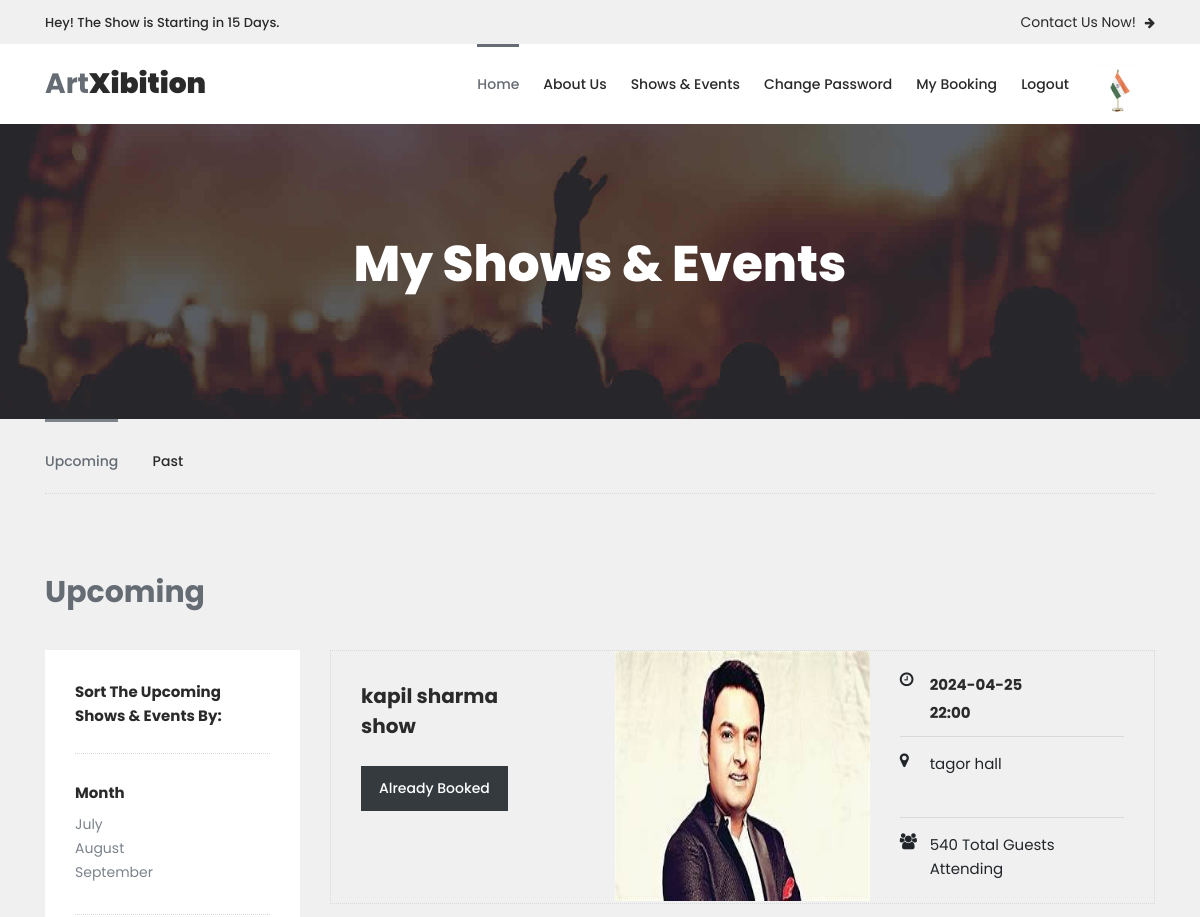
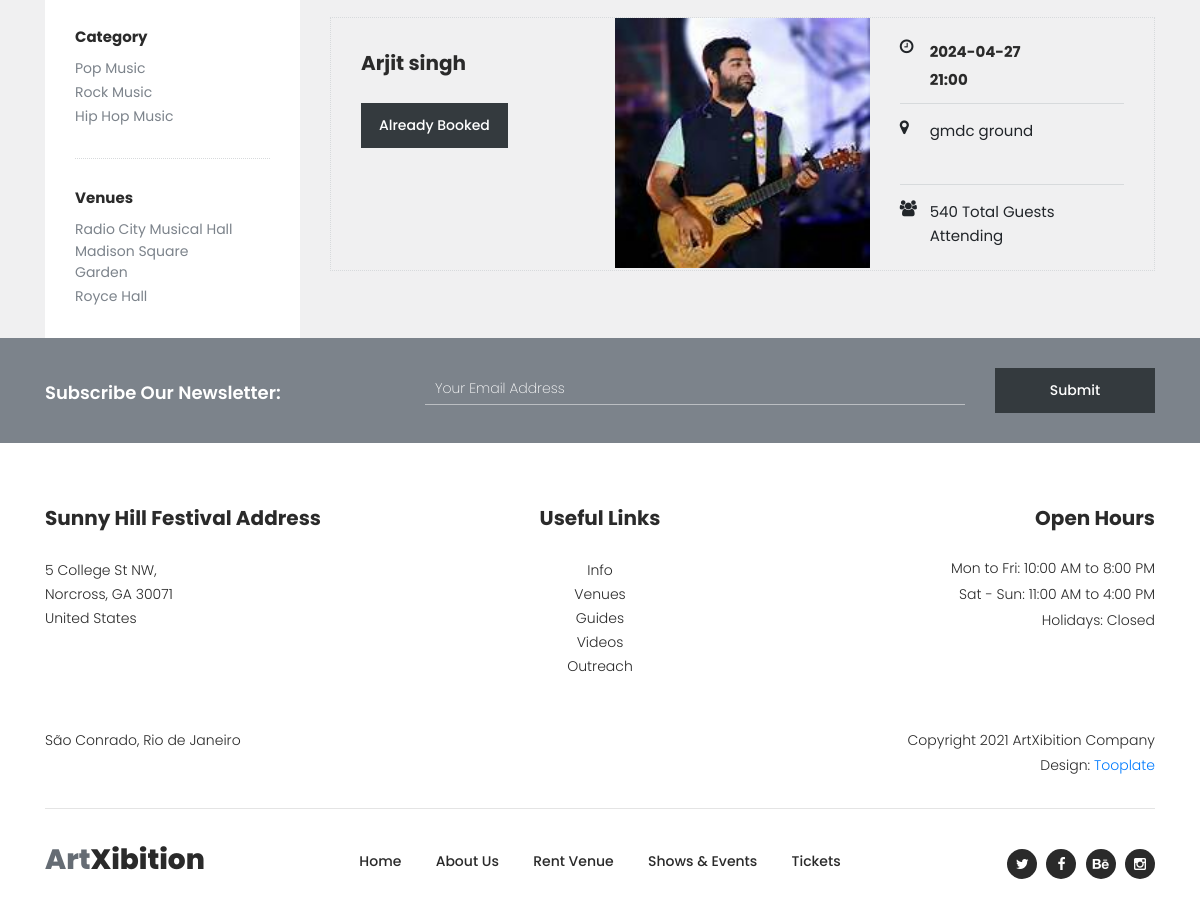
The page /myevents/ (signed in) on the database its author committed (2 pictures, top to bottom).
### myapp/models.py (models this page shows, shortened)
class BookEvent(models.Model):
	user=models.ForeignKey(User,on_delete=models.CASCADE)
	event=models.ForeignKey(Event,on_delete=models.CASCADE)
	event_price=models.PositiveIntegerField()
	ticket_qty=models.PositiveIntegerField()
	total_price=models.PositiveIntegerField(default=0)
	payment_status=models.BooleanField(default=False)

class Event(models.Model):
	manager=models.ForeignKey(User,on_delete=models.CASCADE)
	event_name=models.CharField(max_length=100)
	event_date=models.CharField(max_length=100)
	event_time=models.CharField(max_length=100)
	event_venue=models.TextField()
	event_picture=models.ImageField(upload_to="event_picture/")
	event_price=models.PositiveIntegerField()

### myapp/views.py (the view)
# urls.py: path('myevents/',views.myevents,name='myevents'),
def myevents(request):
	user=User.objects.get(email=request.session['email'])
	events=BookEvent.objects.filter(user=user)
	return render(request,'myevents.html',{'events':events})

### myapp/templates/myevents.html (shortened to what this page needs)
{% extends 'header.html' %}
{% load static %}
{% block content %}
<!DOCTYPE html>
<html lang="en">
<head>
</head>
<body>
    <div class="page-heading-shows-events">
        <div class="container">
            <div class="row">
                <div class="col-lg-12">
                    <h2>My Shows & Events</h2>
                </div>
            </div>
        </div>
    </div>
    <div class="shows-events-tabs">
        <div class="container">
            <div class="row">
                <div class="col-lg-12">
                    <div class="row" id="tabs">
                        <div class="col-lg-12">
                            <div class="heading-tabs">
                                <div class="row">
                                    <div class="col-lg-8">
                                        <ul>
                                          <li><a href='#tabs-1'>Upcoming</a></li>
                                          <li><a href='#tabs-2'>Past</a></a></li>
                                      </ul>
                                  </div>
                              </div>
                          </div>
                      </div>
                      <div class="col-lg-12">
                        <section class='tabs-content'>
                            <article id='tabs-1'>
                                <div class="row">
                                    <div class="col-lg-12">
                                        <div class="heading"><h2>Upcoming</h2></div>
                                    </div>
                                    <div class="col-lg-3">
                                        <div class="sidebar">
                                            <div class="row">
                                                <div class="col-lg-12">
                                                    <div class="heading-sidebar">
                                                        <h4>Sort The Upcoming Shows & Events By:</h4>
                                                    </div>
                                                </div>
                                                <div class="col-lg-12">
                                                    <div class="month">
                                                        <h6>Month</h6>
                                                        <ul>
                                                            <li><a href="#">July</a></li>
                                                            <li><a href="#">August</a></li>
                                                            <li><a href="#">September</a></li>
                                                        </ul>
                                                    </div>
                                                </div>
                                                <div class="col-lg-12">
                                                    <div class="category">
                                                        <h6>Category</h6>
                                                        <ul>
                                                            <li><a href="#">Pop Music</a></li>
                                                            <li><a href="#">Rock Music</a></li>
                                                            <li><a href="#">Hip Hop Music</a></li>
                                                        </ul>
                                                    </div>
                                                </div>
                                                <div class="col-lg-12">
                                                    <div class="venues">
                                                        <h6>Venues</h6>
                                                        <ul>
                                                            <li><a href="#">Radio City Musical Hall</a></li>
                                                            <li><a href="#">Madison Square Garden</a></li>
                                                            <li><a href="#">Royce Hall</a></li>
                                                        </ul>
                                                    </div>
                                                </div>
                                            </div>
                                        </div>
                                    </div>
                                    <div class="col-lg-9">
                                        <div class="row">
                                            {% for i in events %}
                                            <div class="col-lg-12">
                                                <div class="event-item">
                                                    <div class="row">
                                                        <div class="col-lg-4">
                                                            <div class="left-content">
                                                                <h4>{{i.event.event_name}}</h4>
                                                                <div class="main-dark-button">
                                                                    {% if i.payment_status == False %}
                                                                    <a href="{% url 'payment' pk=i.pk %}">Review For Booking</a>
                                                                {% else %}
                                                                    <a href="" disabled>Already Booked</a>
                                                                {% endif %}
                                                                </div>
                                                            </div>
                                                        </div>
                                                        <div class="col-lg-4">
                                                            <div class="thumb">
                                                                <img src="{{i.event.event_picture.url}}" alt="" style="height: 250px;width: 300px;">
                                                            </div>
                                                        </div>
                                                        <div class="col-lg-4">
                                                            <div class="right-content">
                                                                <ul>
                                                                    <li>
                                                                        <i class="fa fa-clock-o"></i>
                                                                        <h6>{{i.event.event_date}}<br>{{i.event.event_time}}</h6>
                                                                    </li>
                                                                    <li>
                                                                        <i class="fa fa-map-marker"></i>
                                                                        <span>{{i.event.event_venue}}</span>
                                                                    </li>
                                                                    <li>
                                                                        <i class="fa fa-users"></i>
                                                                        <span>540 Total Guests Attending</span>
                                                                    </li>
                                                                </ul>
                                                            </div>
                                                        </div>
                                                    </div>
                                                </div>
                                            </div>
                                            {% endfor %}
                                        </div>
                                    </div>
                                </div>
                            </article>
                        </section>
                    </div>
                </div>
            </div>
        </div>
    </div>
</div>
<div class="subscribe">
    <div class="container">
        <div class="row">
            <div class="col-lg-4">
                <h4>Subscribe Our Newsletter:</h4>
            </div>
            <div class="col-lg-8">
                <form id="subscribe" action="" method="get">
                    <div class="row">
                      <div class="col-lg-9">
                        <fieldset>
                          <input name="email" type="text" id="email" pattern="[^ @]*@[^ @]*" placeholder="Your Email Address" required="">
                      </fieldset>
                  </div>
                  <div class="col-lg-3">
                    <fieldset>
                      <button type="submit" id="form-submit" class="main-dark-button">Submit</button>
                  </fieldset>
              </div>
          </div>
      </form>
  </div>
</div>
</div>
</div>
</body>
</html>
{% endblock %}

### myapp/templates/header.html (shortened to what this page needs)
{% load static %}
<!DOCTYPE html>
<html lang="en">
  <head>
    <link rel="stylesheet" type="text/css" href="{% static 'assets/css/bootstrap.min.css' %}">
    <link rel="stylesheet" type="text/css" href="{% static 'assets/css/font-awesome.css' %}">
    <link rel="stylesheet" type="text/css" href="{% static 'assets/css/owl-carousel.css' %}">
    <link rel="stylesheet" href="{% static 'assets/css/tooplate-artxibition.css' %}">
    </head>
    <body>
    <div class="pre-header">
        <div class="container">
            <div class="row">
                <div class="col-lg-6 col-sm-6">
                    <span>Hey! The Show is Starting in 15 Days.</span>
                </div>
                <div class="col-lg-6 col-sm-6">
                    <div class="text-button">
                        <a href="{% url 'rent-venue' %}">Contact Us Now! <i class="fa fa-arrow-right"></i></a>
                    </div>
                </div>
            </div>
        </div>
    </div>
    <header class="header-area header-sticky">
        <div class="container">
            <div class="row">
                <div class="col-12">
                    <nav class="main-nav">
                        <a href="/" class="logo">Art<em>Xibition</em></a>
                        <ul class="nav">
                            <li><a href="/" class="active">Home</a></li>
                            <li><a href="{% url 'about' %}">About Us</a></li>
                            <li><a href="{% url 'shows-events' %}">Shows & Events</a></li>
                            {% if request.session.email %}
                                <li><a href="{% url 'change-password' %}">Change Password</a></li>
                                <li><a href="{% url 'myevents' %}">My Booking</a></li>
                                <li><a href="{% url 'logout' %}">Logout</a></li>
                                <li><a href="{% url 'profile' %}"><img src="{{request.session.profile_picture}}" style="width:50px;height: 50px;"></a></li>
                            {% else %}
                                <li><a href="{% url 'signup' %}">Sign Up</a></li>
                                <li><a href="{% url 'login' %}">Login</a></li>
                            {% endif %}
                        </ul>
                    </nav>
                </div>
            </div>
        </div>
    </header>
    {% block content %}
    {% endblock %}
    <footer>
        <div class="container">
            <div class="row">
                <div class="col-lg-4">
                    <div class="address">
                        <h4>Sunny Hill Festival Address</h4>
                        <span>5 College St NW, <br>Norcross, GA 30071<br>United States</span>
                    </div>
                </div>
                <div class="col-lg-4">
                    <div class="links">
                        <h4>Useful Links</h4>
                        <ul>
                            <li><a href="#">Info</a></li>
                            <li><a href="#">Venues</a></li>
                            <li><a href="#">Guides</a></li>
                            <li><a href="#">Videos</a></li>
                            <li><a href="#">Outreach</a></li>
                        </ul>
                    </div>
                </div>
                <div class="col-lg-4">
                    <div class="hours">
                        <h4>Open Hours</h4>
                        <ul>
                            <li>Mon to Fri: 10:00 AM to 8:00 PM</li>
                            <li>Sat - Sun: 11:00 AM to 4:00 PM</li>
                            <li>Holidays: Closed</li>
                        </ul>
                    </div>
                </div>
                <div class="col-lg-12">
                    <div class="under-footer">
                        <div class="row">
                            <div class="col-lg-6 col-sm-6">
                                <p>São Conrado, Rio de Janeiro</p>
                            </div>
                            <div class="col-lg-6 col-sm-6">
                                <p class="copyright">Copyright 2021 ArtXibition Company
                                <br>Design: <a rel="nofollow" href="https://www.tooplate.com" target="_parent">Tooplate</a></p>
                            </div>
                        </div>
                    </div>
                </div>
                <div class="col-lg-12">
                    <div class="sub-footer">
                        <div class="row">
                            <div class="col-lg-3">
                                <div class="logo"><span>Art<em>Xibition</em></span></div>
                            </div>
                            <div class="col-lg-6">
                                <div class="menu">
                                    <ul>
                                        <li><a href="index.html" class="active">Home</a></li>
                                        <li><a href="about.html">About Us</a></li>
                                        <li><a href="rent-venue.html">Rent Venue</a></li>
                                        <li><a href="shows-events.html">Shows & Events</a></li>
                                        <li><a href="tickets.html">Tickets</a></li>
                                    </ul>
                                </div>
                            </div>
                            <div class="col-lg-3">
                                <div class="social-links">
                                    <ul>
                                        <li><a href="#"><i class="fa fa-twitter"></i></a></li>
                                        <li><a href="#"><i class="fa fa-facebook"></i></a></li>
                                        <li><a href="#"><i class="fa fa-behance"></i></a></li>
                                        <li><a href="#"><i class="fa fa-instagram"></i></a></li>
                                    </ul>
                                </div>
                            </div>
                        </div>
                    </div>
                </div>
            </div>
        </div>
    </footer>
  </body>
</html>

### rows shown on the page
BookEvent: event.event_name "kapil sharma show", payment_status "Already Booked", event.event_picture (picture), event.event_date "2024-04-25", event.event_time "22:00", event.event_venue "tagor hall"
BookEvent: event.event_name "Arjit singh", payment_status "Already Booked", event.event_picture (picture), event.event_date "2024-04-27", event.event_time "21:00", event.event_venue "gmdc ground"
